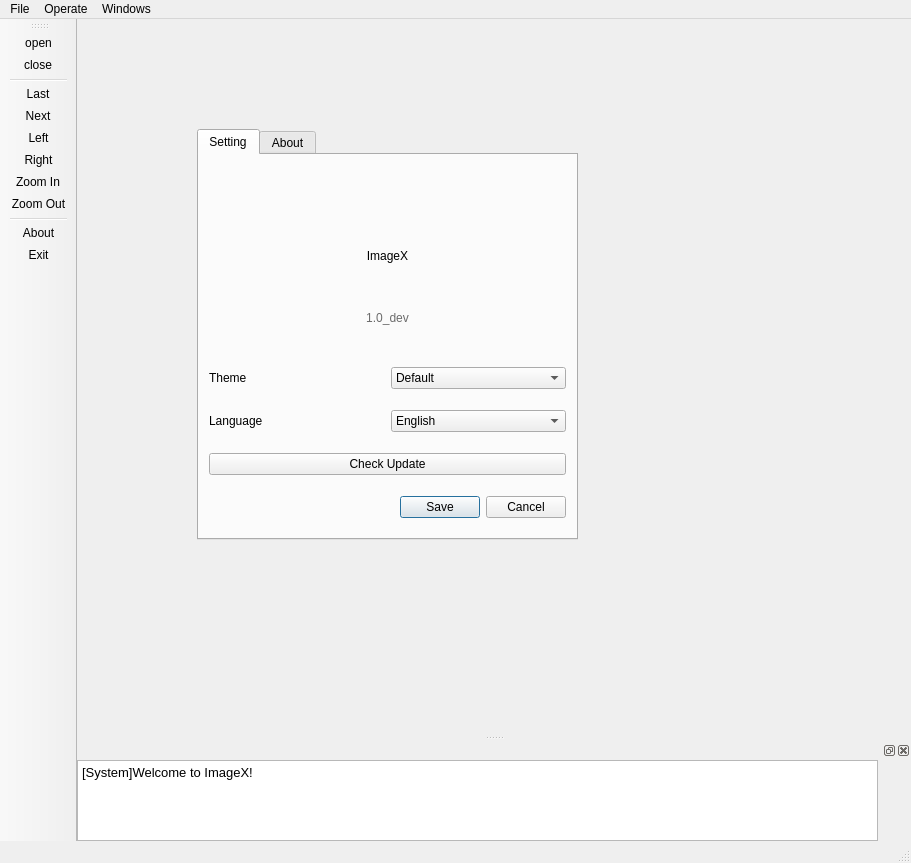
<?xml version="1.0" encoding="UTF-8"?>
<ui version="4.0">
 <class>ImageViewer</class>
 <widget class="QMainWindow" name="ImageViewer">
  <property name="geometry">
   <rect>
    <x>0</x>
    <y>0</y>
    <width>911</width>
    <height>863</height>
   </rect>
  </property>
  <property name="mouseTracking">
   <bool>false</bool>
  </property>
  <property name="contextMenuPolicy">
   <enum>Qt::DefaultContextMenu</enum>
  </property>
  <property name="windowTitle">
   <string>ImageViewer</string>
  </property>
  <property name="layoutDirection">
   <enum>Qt::LeftToRight</enum>
  </property>
  <property name="styleSheet">
   <string notr="true"/>
  </property>
  <property name="animated">
   <bool>true</bool>
  </property>
  <widget class="QWidget" name="centralwidget">
   <widget class="QLabel" name="imagePanel">
    <property name="geometry">
     <rect>
      <x>0</x>
      <y>10</y>
      <width>1521</width>
      <height>771</height>
     </rect>
    </property>
    <property name="styleSheet">
     <string notr="true"/>
    </property>
    <property name="lineWidth">
     <number>4</number>
    </property>
    <property name="text">
     <string/>
    </property>
    <property name="textFormat">
     <enum>Qt::MarkdownText</enum>
    </property>
    <property name="scaledContents">
     <bool>false</bool>
    </property>
   </widget>
   <widget class="QWidget" name="MainLogo" native="true">
    <property name="enabled">
     <bool>true</bool>
    </property>
    <property name="geometry">
     <rect>
      <x>740</x>
      <y>0</y>
      <width>441</width>
      <height>161</height>
     </rect>
    </property>
    <layout class="QVBoxLayout" name="BasicLogo">
     <item>
      <widget class="QLabel" name="label_logo_2">
       <property name="layoutDirection">
        <enum>Qt::LeftToRight</enum>
       </property>
       <property name="autoFillBackground">
        <bool>false</bool>
       </property>
       <property name="styleSheet">
        <string notr="true">background-image: url(:/iconsA/images/icon_pack001/logo.png);
background-repeat: no-repeat;
background-position: center;
background-color: rgba(0, 0, 0, 0);</string>
       </property>
       <property name="text">
        <string/>
       </property>
       <property name="alignment">
        <set>Qt::AlignCenter</set>
       </property>
      </widget>
     </item>
     <item>
      <widget class="QLabel" name="label_logo_text_2">
       <property name="autoFillBackground">
        <bool>false</bool>
       </property>
       <property name="styleSheet">
        <string notr="true">font: 75 16pt &quot;Segoe Script&quot;;</string>
       </property>
       <property name="text">
        <string>ImageX</string>
       </property>
       <property name="alignment">
        <set>Qt::AlignCenter</set>
       </property>
       <property name="openExternalLinks">
        <bool>false</bool>
       </property>
      </widget>
     </item>
    </layout>
   </widget>
   <widget class="QTabWidget" name="SettingPanel">
    <property name="geometry">
     <rect>
      <x>120</x>
      <y>110</y>
      <width>381</width>
      <height>411</height>
     </rect>
    </property>
    <property name="tabPosition">
     <enum>QTabWidget::North</enum>
    </property>
    <property name="tabShape">
     <enum>QTabWidget::Rounded</enum>
    </property>
    <property name="currentIndex">
     <number>0</number>
    </property>
    <property name="elideMode">
     <enum>Qt::ElideNone</enum>
    </property>
    <property name="usesScrollButtons">
     <bool>true</bool>
    </property>
    <property name="tabBarAutoHide">
     <bool>false</bool>
    </property>
    <widget class="QWidget" name="tabSetting">
     <property name="enabled">
      <bool>true</bool>
     </property>
     <attribute name="title">
      <string>Setting</string>
     </attribute>
     <widget class="QWidget" name="">
      <property name="geometry">
       <rect>
        <x>10</x>
        <y>10</y>
        <width>357</width>
        <height>181</height>
       </rect>
      </property>
      <layout class="QGridLayout" name="gridLayout">
       <item row="1" column="0">
        <widget class="QLabel" name="label_logo_text">
         <property name="autoFillBackground">
          <bool>false</bool>
         </property>
         <property name="styleSheet">
          <string notr="true">font: 75 16pt &quot;Segoe Script&quot;;</string>
         </property>
         <property name="text">
          <string>ImageX</string>
         </property>
         <property name="alignment">
          <set>Qt::AlignCenter</set>
         </property>
         <property name="openExternalLinks">
          <bool>false</bool>
         </property>
        </widget>
       </item>
       <item row="2" column="0">
        <widget class="QLabel" name="label_version">
         <property name="styleSheet">
          <string notr="true">font: 25 9pt &quot;Fira Code Light&quot;;
color: rgb(107, 107, 107);</string>
         </property>
         <property name="text">
          <string>1.0_dev</string>
         </property>
         <property name="alignment">
          <set>Qt::AlignCenter</set>
         </property>
        </widget>
       </item>
       <item row="0" column="0">
        <widget class="QLabel" name="label_logo">
         <property name="layoutDirection">
          <enum>Qt::LeftToRight</enum>
         </property>
         <property name="autoFillBackground">
          <bool>false</bool>
         </property>
         <property name="styleSheet">
          <string notr="true">background-image: url(:/iconsA/images/icon_pack001/logo.png);
background-repeat: no-repeat;
background-position: center;
background-color: rgba(0, 0, 0, 0);</string>
         </property>
         <property name="text">
          <string/>
         </property>
         <property name="alignment">
          <set>Qt::AlignCenter</set>
         </property>
        </widget>
       </item>
      </layout>
     </widget>
     <widget class="QWidget" name="">
      <property name="geometry">
       <rect>
        <x>10</x>
        <y>197</y>
        <width>357</width>
        <height>181</height>
       </rect>
      </property>
      <layout class="QGridLayout" name="gridLayout_2">
       <item row="0" column="0">
        <layout class="QHBoxLayout" name="horizontalLayout">
         <item>
          <widget class="QLabel" name="label_2">
           <property name="styleSheet">
            <string notr="true">font: 9pt &quot;Fira Code&quot;;</string>
           </property>
           <property name="text">
            <string>Theme</string>
           </property>
           <property name="alignment">
            <set>Qt::AlignLeading|Qt::AlignLeft|Qt::AlignVCenter</set>
           </property>
          </widget>
         </item>
         <item>
          <widget class="QComboBox" name="CBox_Theme">
           <item>
            <property name="text">
             <string>Default</string>
            </property>
           </item>
           <item>
            <property name="text">
             <string>AquaStyle</string>
            </property>
           </item>
           <item>
            <property name="text">
             <string>ElegantDark</string>
            </property>
           </item>
          </widget>
         </item>
        </layout>
       </item>
       <item row="2" column="0">
        <widget class="QPushButton" name="Btn_CheckUpdate">
         <property name="styleSheet">
          <string notr="true">
font: 75 10pt &quot;Fira Code&quot;;</string>
         </property>
         <property name="text">
          <string>Check Update</string>
         </property>
        </widget>
       </item>
       <item row="1" column="0">
        <layout class="QHBoxLayout" name="horizontalLayout_2">
         <item>
          <widget class="QLabel" name="label_3">
           <property name="styleSheet">
            <string notr="true">font: 9pt &quot;Fira Code&quot;;</string>
           </property>
           <property name="text">
            <string>Language</string>
           </property>
           <property name="alignment">
            <set>Qt::AlignLeading|Qt::AlignLeft|Qt::AlignVCenter</set>
           </property>
          </widget>
         </item>
         <item>
          <widget class="QComboBox" name="CBox_Language">
           <item>
            <property name="text">
             <string>English</string>
            </property>
           </item>
           <item>
            <property name="text">
             <string>简体中文</string>
            </property>
           </item>
          </widget>
         </item>
        </layout>
       </item>
       <item row="3" column="0">
        <widget class="QDialogButtonBox" name="BBox_SaveSetting">
         <property name="orientation">
          <enum>Qt::Horizontal</enum>
         </property>
         <property name="standardButtons">
          <set>QDialogButtonBox::Cancel|QDialogButtonBox::Save</set>
         </property>
        </widget>
       </item>
      </layout>
     </widget>
    </widget>
    <widget class="QWidget" name="tabAbout">
     <attribute name="title">
      <string>About</string>
     </attribute>
     <layout class="QGridLayout" name="gridLayout_3">
      <item row="0" column="0">
       <widget class="QWidget" name="MainLogo_2" native="true">
        <property name="enabled">
         <bool>true</bool>
        </property>
        <layout class="QVBoxLayout" name="BasicLogo_2">
         <item>
          <widget class="QLabel" name="label_logo_text_4">
           <property name="autoFillBackground">
            <bool>false</bool>
           </property>
           <property name="styleSheet">
            <string notr="true">font: 75 16pt &quot;Segoe Script&quot;;</string>
           </property>
           <property name="text">
            <string>ImageView</string>
           </property>
           <property name="alignment">
            <set>Qt::AlignCenter</set>
           </property>
           <property name="openExternalLinks">
            <bool>false</bool>
           </property>
          </widget>
         </item>
         <item>
          <widget class="QTextBrowser" name="textBrowser">
           <property name="html">
            <string>&lt;!DOCTYPE HTML PUBLIC &quot;-//W3C//DTD HTML 4.0//EN&quot; &quot;http://www.w3.org/TR/REC-html40/strict.dtd&quot;&gt;
&lt;html&gt;&lt;head&gt;&lt;meta name=&quot;qrichtext&quot; content=&quot;1&quot; /&gt;&lt;style type=&quot;text/css&quot;&gt;
p, li { white-space: pre-wrap; }
&lt;/style&gt;&lt;/head&gt;&lt;body style=&quot; font-family:'SimSun'; font-size:9pt; font-weight:400; font-style:normal;&quot;&gt;
&lt;p style=&quot; margin-top:0px; margin-bottom:0px; margin-left:0px; margin-right:0px; -qt-block-indent:0; text-indent:0px;&quot;&gt;  ImageViewr遵照GPL.协议开放源代码，您可以自由传播和修改，在遵照下面的约束条件的前提下:&lt;/p&gt;
&lt;p align=&quot;justify&quot; style=&quot; margin-top:0px; margin-bottom:0px; margin-left:0px; margin-right:0px; -qt-block-indent:0; text-indent:0px;&quot;&gt;  -、只要你在ImageViewr开源软件的每-副本上明显和恰当地出版版权声明，保持此许可证的声明和没有担保的声明完整无损，并和程序-起&lt;/p&gt;
&lt;p align=&quot;justify&quot; style=&quot; margin-top:0px; margin-bottom:0px; margin-left:0px; margin-right:0px; -qt-block-indent:0; text-indent:0px;&quot;&gt;给每个其他的程序接受者-份许可证的副本，你就可以用任何媒体复制和发布你收到的原始的程序的源代码。你也可以为转让副本的实际行动收取一定费用，但必须事先得到的同意。&lt;/p&gt;
&lt;p align=&quot;justify&quot; style=&quot; margin-top:0px; margin-bottom:0px; margin-left:0px; margin-right:0px; -qt-block-indent:0; text-indent:0px;&quot;&gt;  二、你可以修改ImageViewr开源软件的- -个或几个副本或程序的任何部分，以此形成基于程序的作品。只要你同时满足下面的所有条件，你就&lt;/p&gt;
&lt;p align=&quot;justify&quot; style=&quot; margin-top:0px; margin-bottom:0px; margin-left:0px; margin-right:0px; -qt-block-indent:0; text-indent:0px;&quot;&gt;可以按前面第-款的要求复制和发布这-经过修改的程序或作品。&lt;/p&gt;
&lt;p align=&quot;justify&quot; style=&quot; margin-top:0px; margin-bottom:0px; margin-left:0px; margin-right:0px; -qt-block-indent:0; text-indent:0px;&quot;&gt;1.你必须在修改的文件中附有明确的说明:你修改了这一文件及具体的修改日期。&lt;/p&gt;
&lt;p align=&quot;justify&quot; style=&quot; margin-top:0px; margin-bottom:0px; margin-left:0px; margin-right:0px; -qt-block-indent:0; text-indent:0px;&quot;&gt;2.你必须使你发布或出版的作品(它包含程序的全部或一部分， 或包含 由程序的全部或部分衍生的作品)允许第三方作为整体按许可证条款&lt;/p&gt;
&lt;p align=&quot;justify&quot; style=&quot; margin-top:0px; margin-bottom:0px; margin-left:0px; margin-right:0px; -qt-block-indent:0; text-indent:0px;&quot;&gt;免费使用。&lt;/p&gt;
&lt;p align=&quot;justify&quot; style=&quot; margin-top:0px; margin-bottom:0px; margin-left:0px; margin-right:0px; -qt-block-indent:0; text-indent:0px;&quot;&gt;3.如果修改的程序在运行时以交互方式读取命令，你必须使它在开始进入常规的交互使用方式时打印或显示声明:包括适当的版权声明和没&lt;/p&gt;
&lt;p align=&quot;justify&quot; style=&quot; margin-top:0px; margin-bottom:0px; margin-left:0px; margin-right:0px; -qt-block-indent:0; text-indent:0px;&quot;&gt;有担保的声明(或者你提供担保的声明) ;用户可以按此许可证条款重新发布程序的说明;并告诉用户如何看到这一许可证的副本。(例外&lt;/p&gt;
&lt;p align=&quot;justify&quot; style=&quot; margin-top:0px; margin-bottom:0px; margin-left:0px; margin-right:0px; -qt-block-indent:0; text-indent:0px;&quot;&gt;的情况:如果原始程序以交互方式工作，它并不打印这样的声明，你的基于程序的作品也就不用打印声明。&lt;/p&gt;
&lt;p align=&quot;justify&quot; style=&quot; margin-top:0px; margin-bottom:0px; margin-left:0px; margin-right:0px; -qt-block-indent:0; text-indent:0px;&quot;&gt;  三、只要你遵循一、二条款规定，您就可以自由使用并传播本源代码，但必须原封不动地保留原作者信息。&lt;/p&gt;
&lt;p align=&quot;justify&quot; style=&quot;-qt-paragraph-type:empty; margin-top:0px; margin-bottom:0px; margin-left:0px; margin-right:0px; -qt-block-indent:0; text-indent:0px;&quot;&gt;&lt;br /&gt;&lt;/p&gt;
&lt;p align=&quot;justify&quot; style=&quot;-qt-paragraph-type:empty; margin-top:0px; margin-bottom:0px; margin-left:0px; margin-right:0px; -qt-block-indent:0; text-indent:0px; font-weight:600;&quot;&gt;&lt;br /&gt;&lt;/p&gt;&lt;/body&gt;&lt;/html&gt;</string>
           </property>
          </widget>
         </item>
         <item>
          <widget class="QDialogButtonBox" name="BBox_SaveSetting_3">
           <property name="orientation">
            <enum>Qt::Horizontal</enum>
           </property>
           <property name="standardButtons">
            <set>QDialogButtonBox::Cancel|QDialogButtonBox::Save</set>
           </property>
          </widget>
         </item>
        </layout>
       </widget>
      </item>
     </layout>
    </widget>
   </widget>
  </widget>
  <widget class="QMenuBar" name="menubar">
   <property name="geometry">
    <rect>
     <x>0</x>
     <y>0</y>
     <width>911</width>
     <height>22</height>
    </rect>
   </property>
   <widget class="QMenu" name="menuFile">
    <property name="title">
     <string>File</string>
    </property>
    <addaction name="separator"/>
    <addaction name="actionopen"/>
    <addaction name="actionclose"/>
    <addaction name="separator"/>
    <addaction name="actionedit"/>
   </widget>
   <widget class="QMenu" name="menuOperate">
    <property name="title">
     <string>Operate</string>
    </property>
    <addaction name="actionLast"/>
    <addaction name="actionNext"/>
    <addaction name="separator"/>
    <addaction name="actionLeft"/>
    <addaction name="actionRight"/>
    <addaction name="separator"/>
    <addaction name="actionZoom_In"/>
    <addaction name="actionZoom_Out"/>
   </widget>
   <widget class="QMenu" name="menuWindows">
    <property name="title">
     <string>Windows</string>
    </property>
    <addaction name="actionConsole"/>
    <addaction name="actionShell"/>
   </widget>
   <addaction name="menuFile"/>
   <addaction name="menuOperate"/>
   <addaction name="menuWindows"/>
  </widget>
  <widget class="QToolBar" name="toolBar">
   <property name="enabled">
    <bool>true</bool>
   </property>
   <property name="contextMenuPolicy">
    <enum>Qt::CustomContextMenu</enum>
   </property>
   <property name="acceptDrops">
    <bool>false</bool>
   </property>
   <property name="windowTitle">
    <string>toolBar</string>
   </property>
   <property name="layoutDirection">
    <enum>Qt::LeftToRight</enum>
   </property>
   <property name="autoFillBackground">
    <bool>false</bool>
   </property>
   <attribute name="toolBarArea">
    <enum>LeftToolBarArea</enum>
   </attribute>
   <attribute name="toolBarBreak">
    <bool>false</bool>
   </attribute>
   <addaction name="actionopen"/>
   <addaction name="actionclose"/>
   <addaction name="separator"/>
   <addaction name="actionLast"/>
   <addaction name="actionNext"/>
   <addaction name="actionLeft"/>
   <addaction name="actionRight"/>
   <addaction name="actionZoom_In"/>
   <addaction name="actionZoom_Out"/>
   <addaction name="separator"/>
   <addaction name="actionAbout"/>
   <addaction name="actionedit"/>
  </widget>
  <widget class="QStatusBar" name="statusBar"/>
  <widget class="QDockWidget" name="ConsoleDock">
   <property name="enabled">
    <bool>true</bool>
   </property>
   <property name="minimumSize">
    <size>
     <width>100</width>
     <height>100</height>
    </size>
   </property>
   <property name="maximumSize">
    <size>
     <width>524287</width>
     <height>524287</height>
    </size>
   </property>
   <property name="allowedAreas">
    <set>Qt::AllDockWidgetAreas</set>
   </property>
   <attribute name="dockWidgetArea">
    <number>8</number>
   </attribute>
   <widget class="QWidget" name="dockWidgetContents_3">
    <property name="contextMenuPolicy">
     <enum>Qt::CustomContextMenu</enum>
    </property>
    <property name="autoFillBackground">
     <bool>false</bool>
    </property>
    <widget class="QTextBrowser" name="textBrowser_console">
     <property name="enabled">
      <bool>true</bool>
     </property>
     <property name="geometry">
      <rect>
       <x>0</x>
       <y>0</y>
       <width>801</width>
       <height>81</height>
      </rect>
     </property>
     <property name="font">
      <font>
       <italic>false</italic>
      </font>
     </property>
     <property name="tabChangesFocus">
      <bool>false</bool>
     </property>
     <property name="html">
      <string>&lt;!DOCTYPE HTML PUBLIC &quot;-//W3C//DTD HTML 4.0//EN&quot; &quot;http://www.w3.org/TR/REC-html40/strict.dtd&quot;&gt;
&lt;html&gt;&lt;head&gt;&lt;meta name=&quot;qrichtext&quot; content=&quot;1&quot; /&gt;&lt;style type=&quot;text/css&quot;&gt;
p, li { white-space: pre-wrap; }
&lt;/style&gt;&lt;/head&gt;&lt;body style=&quot; font-family:'SimSun'; font-size:9pt; font-weight:400; font-style:normal;&quot;&gt;
&lt;p style=&quot; margin-top:0px; margin-bottom:0px; margin-left:0px; margin-right:0px; -qt-block-indent:0; text-indent:0px;&quot;&gt;&lt;span style=&quot; font-size:10pt;&quot;&gt;[System]Welcome to ImageX!&lt;/span&gt;&lt;/p&gt;&lt;/body&gt;&lt;/html&gt;</string>
     </property>
    </widget>
   </widget>
  </widget>
  <action name="actionopen">
   <property name="icon">
    <iconset resource="icons_basic.qrc">
     <normaloff>:/iconsA/images/icon_pack001/add.png</normaloff>:/iconsA/images/icon_pack001/add.png</iconset>
   </property>
   <property name="text">
    <string>open</string>
   </property>
  </action>
  <action name="actionclose">
   <property name="icon">
    <iconset resource="icons_basic.qrc">
     <normaloff>:/iconsA/images/icon_pack001/close.png</normaloff>:/iconsA/images/icon_pack001/close.png</iconset>
   </property>
   <property name="text">
    <string>close</string>
   </property>
  </action>
  <action name="actionedit">
   <property name="icon">
    <iconset resource="icons_basic.qrc">
     <normaloff>:/iconsA/images/icon_pack001/exit.png</normaloff>:/iconsA/images/icon_pack001/exit.png</iconset>
   </property>
   <property name="text">
    <string>Exit</string>
   </property>
  </action>
  <action name="actionLast">
   <property name="icon">
    <iconset resource="icons_basic.qrc">
     <normaloff>:/iconsA/images/icon_pack001/back.png</normaloff>:/iconsA/images/icon_pack001/back.png</iconset>
   </property>
   <property name="text">
    <string>Last</string>
   </property>
  </action>
  <action name="actionNext">
   <property name="icon">
    <iconset resource="icons_basic.qrc">
     <normaloff>:/iconsA/images/icon_pack001/more.png</normaloff>:/iconsA/images/icon_pack001/more.png</iconset>
   </property>
   <property name="text">
    <string>Next</string>
   </property>
  </action>
  <action name="actionLeft">
   <property name="icon">
    <iconset resource="icons_basic.qrc">
     <normaloff>:/iconsA/images/icon_pack001/TLeft.png</normaloff>:/iconsA/images/icon_pack001/TLeft.png</iconset>
   </property>
   <property name="text">
    <string>Left</string>
   </property>
  </action>
  <action name="actionRight">
   <property name="icon">
    <iconset resource="icons_basic.qrc">
     <normaloff>:/iconsA/images/icon_pack001/TRight.png</normaloff>:/iconsA/images/icon_pack001/TRight.png</iconset>
   </property>
   <property name="text">
    <string>Right</string>
   </property>
  </action>
  <action name="actionZoom_In">
   <property name="icon">
    <iconset resource="icons_basic.qrc">
     <normaloff>:/iconsA/images/icon_pack001/zoom_in.png</normaloff>:/iconsA/images/icon_pack001/zoom_in.png</iconset>
   </property>
   <property name="text">
    <string>Zoom In</string>
   </property>
   <property name="shortcut">
    <string>Ctrl+-</string>
   </property>
  </action>
  <action name="actionZoom_Out">
   <property name="icon">
    <iconset resource="icons_basic.qrc">
     <normaloff>:/iconsA/images/icon_pack001/zoom_out.png</normaloff>:/iconsA/images/icon_pack001/zoom_out.png</iconset>
   </property>
   <property name="text">
    <string>Zoom Out</string>
   </property>
   <property name="shortcut">
    <string>Ctrl+=</string>
   </property>
  </action>
  <action name="actionAbout">
   <property name="icon">
    <iconset resource="icons_basic.qrc">
     <normaloff>:/iconsA/images/icon_pack001/set.png</normaloff>:/iconsA/images/icon_pack001/set.png</iconset>
   </property>
   <property name="text">
    <string>About</string>
   </property>
  </action>
  <action name="Btn_CheckUpdate_2">
   <property name="text">
    <string>CheckUpdate</string>
   </property>
   <property name="toolTip">
    <string>检查更新</string>
   </property>
  </action>
  <action name="actionConsole">
   <property name="checkable">
    <bool>true</bool>
   </property>
   <property name="text">
    <string>Console</string>
   </property>
  </action>
  <action name="actionShell">
   <property name="checkable">
    <bool>true</bool>
   </property>
   <property name="text">
    <string>Shell</string>
   </property>
  </action>
 </widget>
 <tabstops>
  <tabstop>CBox_Theme</tabstop>
  <tabstop>SettingPanel</tabstop>
  <tabstop>Btn_CheckUpdate</tabstop>
  <tabstop>CBox_Language</tabstop>
 </tabstops>
 <resources>
  <include location="icons_basic.qrc"/>
  <include location="theme/theme.qrc"/>
 </resources>
 <connections/>
</ui>
